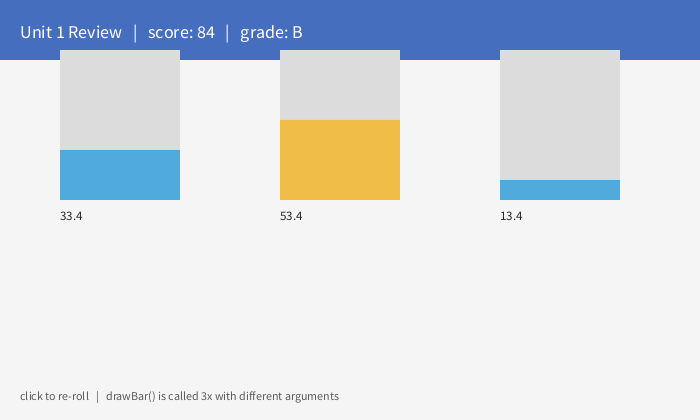
Frame 1 (no input)
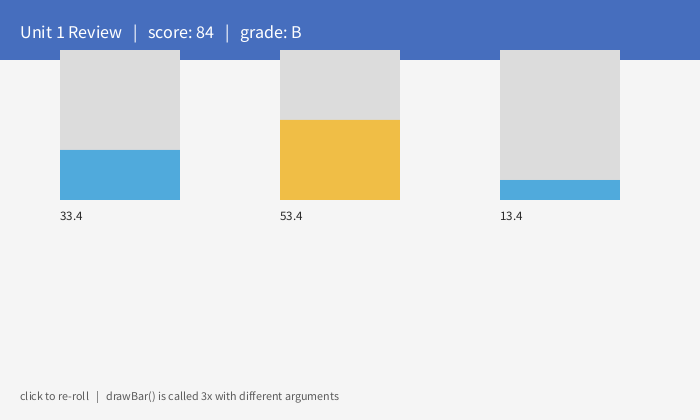
Frame 60 (the mouse pressed at the canvas centre just before this capture)
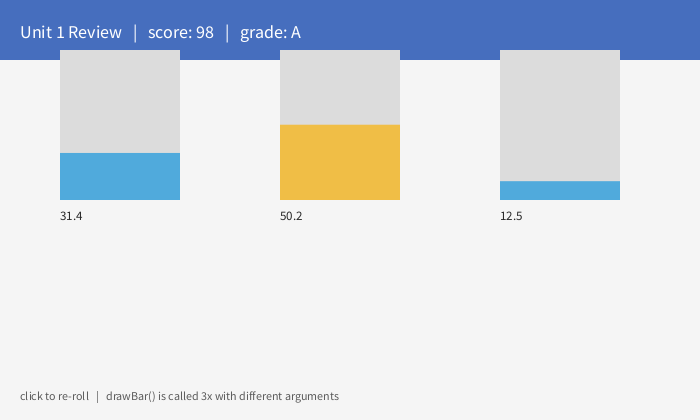
Frame 120 (the mouse held since frame 60 and released just before this capture)

The Processing sketch that drew these frames (run headless with seeded random() and noise(); from frame 60 on, the mouse is pressed at the canvas centre):

// Processing sketch: QuizReview
// ── QuizReview.pde
// Unit 1, Lesson 5 - Demo: Quiz Day Review
// Run this for the first 10 minutes of quiz day. Every Unit 1 idea in one sketch.
//
// Click anywhere to re-roll the dashboard.

// ===== GLOBAL VARIABLES: they survive between frames =====
int   score      = 0;
float barValue   = 45;
color themeColor;

void setup() {
  size(700, 420);           // FIRST line of setup(), always
  themeColor = color(70, 110, 190);
  textAlign(LEFT, BASELINE);
  reroll();
}

void draw() {
  background(245);          // without this, everything smears

  drawHeader();             // void method, no parameters

  // void method WITH parameters -- same code, three different results
  drawBar(60,  200, barValue);
  drawBar(280, 200, barValue * 1.6);
  drawBar(500, 200, barValue * 0.4);

  drawFooter();
}

// ================= void METHODS =================

void drawHeader() {
  fill(themeColor);
  noStroke();
  rect(0, 0, width, 60);

  fill(255);
  textSize(18);
  text("Unit 1 Review   |   score: " + score + "   |   grade: " + describeGrade(score), 20, 38);
}

// Parameters make one method reusable. Every number below is relative to x, y, value.
void drawBar(float x, float y, float value) {
  float h = barHeight(value);          // a value-returning method decides the height

  fill(220);
  rect(x, y - 150, 120, 150);          // track

  fill(heatColor(value));              // another one decides the color
  rect(x, y - h, 120, h);              // the bar itself

  fill(40);
  textSize(13);
  text(nf(value, 0, 1), x, y + 20);    // nf() trims decimals for display
}

void drawFooter() {
  fill(90);
  textSize(12);
  text("click to re-roll   |   drawBar() is called 3x with different arguments", 20, height - 20);
}

// ================= VALUE-RETURNING METHODS =================

// Converts a 0-100 value into pixels.
float barHeight(float value) {
  return constrain(value, 0, 100) / 100 * 150;
}

color heatColor(float value) {
  if (value < 40) {
    return color(80, 170, 220);
  }
  if (value < 80) {
    return color(240, 190, 70);
  }
  return color(220, 80, 80);           // the "everything else" return
}

String describeGrade(int s) {
  if (s >= 90) return "A";
  if (s >= 80) return "B";
  if (s >= 70) return "C";
  return "F";
}

// ================= A METHOD CALLING A METHOD =================
// combine() does not do any arithmetic itself. It asks doubleIt() twice
// and adds up the answers.
int combine(int a, int b) {
  return doubleIt(a) + doubleIt(b);
}

int doubleIt(int n) {
  return n * 2;
}

// ================= SCOPE =================
void reroll() {
  // These are LOCAL -- they vanish when reroll() ends.
  int newScore = int(random(55, 101));
  float newBar = random(10, 100);

  // These GLOBALS keep the values after reroll() ends.
  score    = newScore;
  barValue = newBar;

  println("rerolled -> score " + score + " (" + describeGrade(score) + "), "
          + "combine(3, 5) is " + combine(3, 5));
}

void mousePressed() {
  reroll();
}
